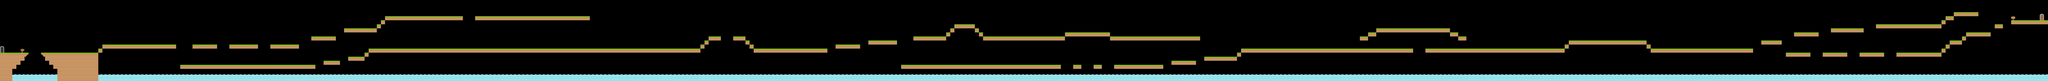

Tiled map render using the project's own tile images. Description and the map definition, with tile-layer contents summarised, below:
An orthogonal 500x20 tile map with 70x70 px tiles, 1 tile layer (Tile Layer 1) and 424 objects (301x Item, 84x Floor, 26x Enemy, 9x EffectItem, 2x DieZone, ...).

<map version="1.0" orientation="orthogonal" renderorder="right-down" width="500" height="20" tilewidth="70" tileheight="70">
 <tileset firstgid="1" name="tiles_spritesheet" tilewidth="70" tileheight="70" spacing="2">
  <image source="tiles_spritesheet.png" width="914" height="936" />
 </tileset>
 <layer name="Tile Layer 1" width="500" height="20">
  <data>[10000 cells, 1741 non-empty, 12 distinct tile ids]</data>
 </layer>
 <objectgroup name="Objects">
  <!-- 424 objects omitted --></objectgroup>
</map>
<!-- 424 of 424 objects omitted -->
